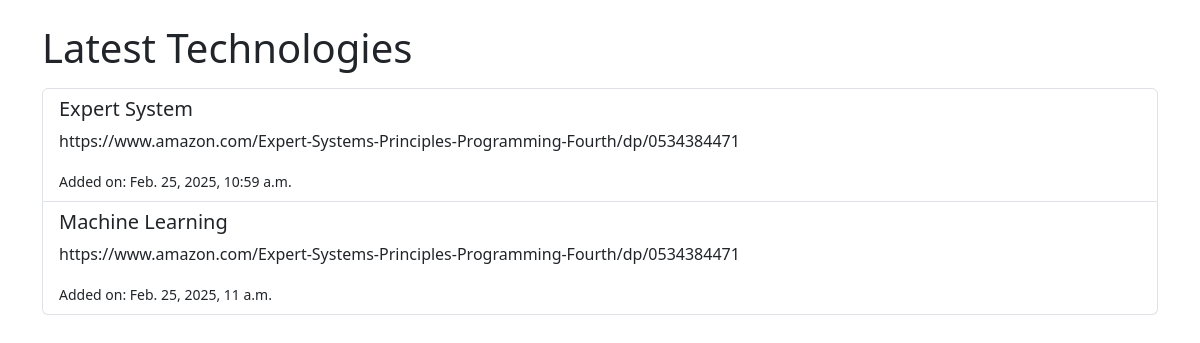
The page /home on the database its author committed.
### webapp/models.py (models this page shows, shortened)
class Technology(models.Model):
    name = models.CharField(max_length=100)
    description = models.TextField()
    created_at = models.DateTimeField(auto_now_add=True)

### webapp/views.py (the view)
# urls.py: path('home', include('webapp.urls')),
def home(request):
    technologies = Technology.objects.all()
    return render(request, 'home.html', {'technologies': technologies})

### webapp/templates/home.html (shortened to what this page needs)
<!DOCTYPE html>
<html lang="en">
<head>
    <link rel="stylesheet" href="https://cdn.jsdelivr.net/npm/bootstrap@5.3.0/dist/css/bootstrap.min.css">
</head>
<body class="container">
    <h1 class="mt-4">Latest Technologies</h1>
    <ul class="list-group mt-3">
        {% for tech in technologies %}
            <li class="list-group-item">
                <h5>{{ tech.name }}</h5>
                <p>{{ tech.description }}</p>
                <small>Added on: {{ tech.created_at }}</small>
            </li>
        {% endfor %}
    </ul>
</body>
</html>

### rows shown on the page
Technology: name "Expert System", description "https://www.amazon.com/Expert-Systems-Principles-Programming-Fourth/dp/0534384471", created_at "Feb. 25, 2025, 10:59 a.m."
Technology: name "Machine Learning", description "https://www.amazon.com/Expert-Systems-Principles-Programming-Fourth/dp/0534384471", created_at "Feb. 25, 2025, 11 a.m."
